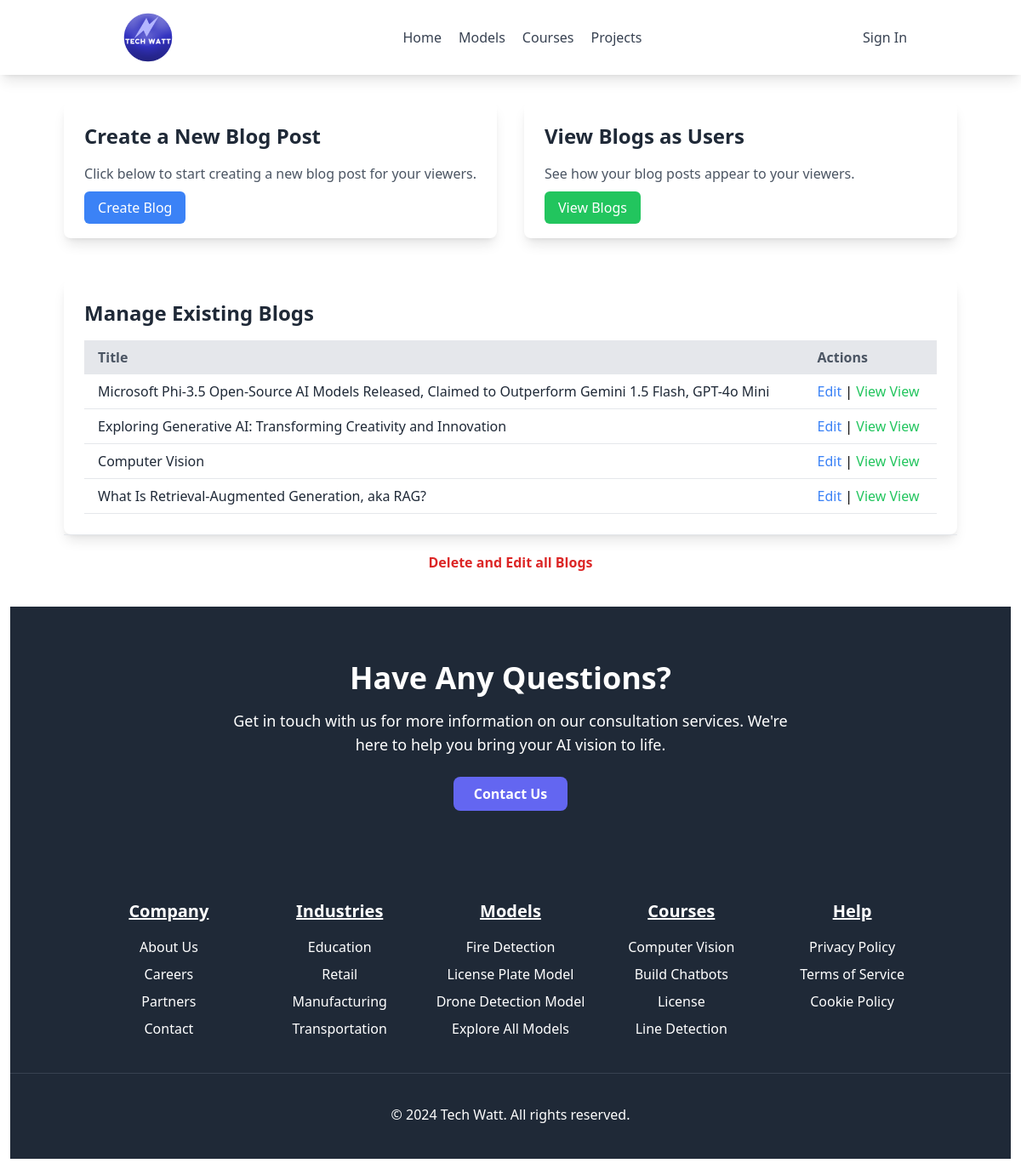
/admin-dashboard/, run on an earlier commit of the app's database.
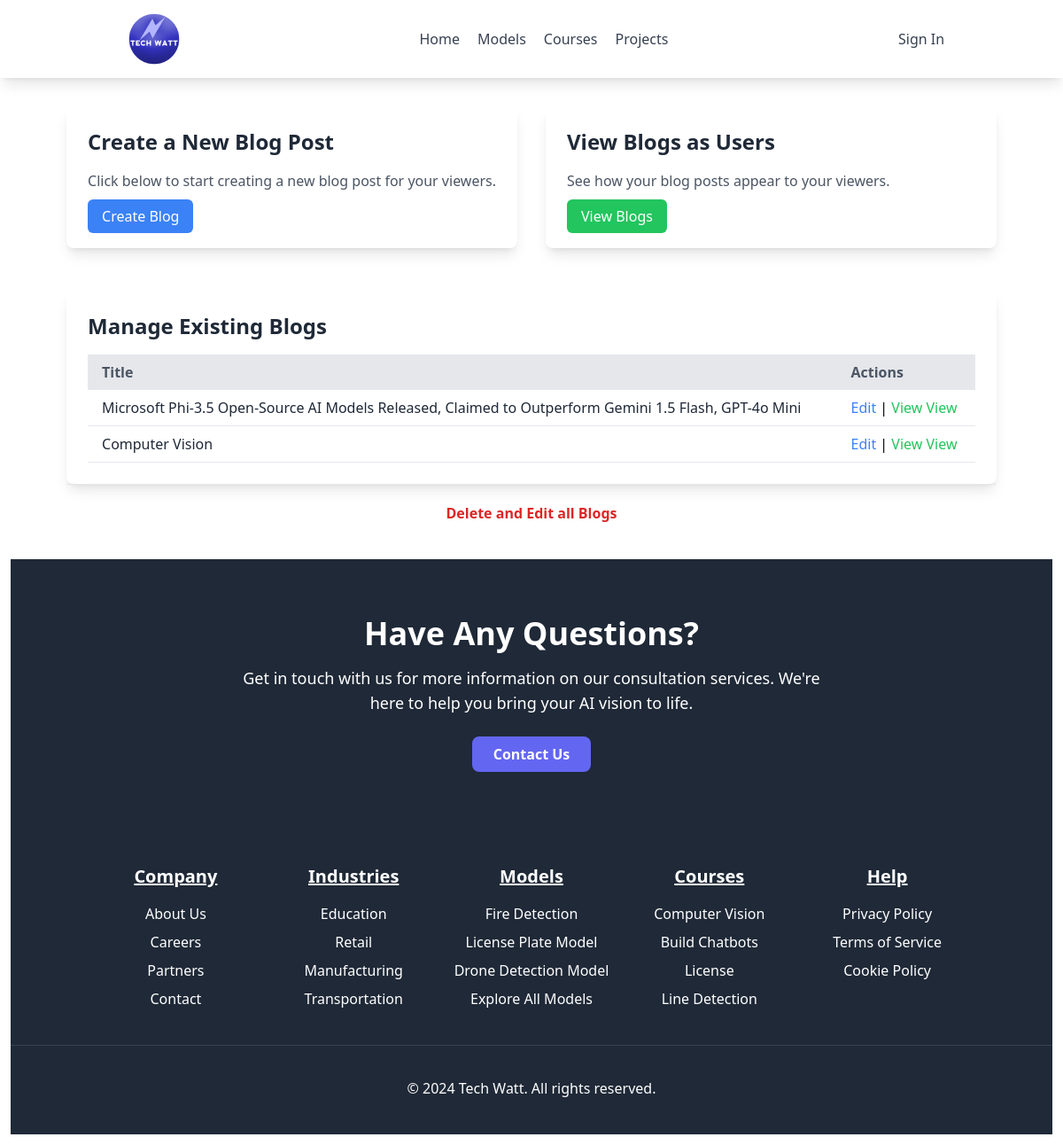
And on a later commit of the database.
### blog/models.py (models this page shows, shortened)
class BlogPost(models.Model):
    title = models.CharField(max_length=400, null=False, blank=False)
    content = models.TextField(null=False, blank=False)
    date_created = models.DateTimeField(auto_now_add=True)
    date_updated = models.DateTimeField(auto_now=True)
    author = models.ForeignKey(User, on_delete=models.CASCADE)

### blog/views.py (the view)
# urls.py: path('admin-dashboard/', views.admin_dashboard, name='admin_dashboard'),  # New route for the admin dashboard
def admin_dashboard(request):
    blogs = BlogPost.objects.all()  # Fetch all blogs for admin
    context = {
        'blogs': blogs
    }
    return render(request, 'blog/dashboard.html', context)

### blog/templates/blog/dashboard.html (shortened to what this page needs)
{% load static tailwind_tags %}
<!DOCTYPE html>
<html lang="en">
<head>
    {% tailwind_css %}
</head>
<body>
    <div class="min-h-screen py-3 px-3 flex flex-col ">
        <nav class="fixed top-0 left-0 w-full bg-white shadow-lg z-50">
            <div class="flex items-center justify-around p-1">
                <div class="flex items-center gap-5">
                    <a href="#">
                        <img src="{% static 'blog/images/LOGO.png'%}" alt="Logo" width="80">
                    </a>
                </div>
                <div class="hidden md:flex flex-col items-center gap-5 md:flex-row md:justify-center">
                    <a class="text-base font-medium text-gray-700 hover:text-blue-500 transition duration-200" href="{% url 'homepage'%}">Home</a>
                    <a class="text-base font-medium text-gray-700 hover:text-blue-500 transition duration-200" href="#">Models</a>
                    <a class="text-base font-medium text-gray-700 hover:text-blue-500 transition duration-200" href="#">Courses</a>
                    <a class="text-base font-medium text-gray-700 hover:text-blue-500 transition duration-200" href="{% url 'projects' %}">Projects</a>
                </div>
                <div class="hidden md:flex items-center gap-5">
                    {% if user.is_authenticated %}
                    <a class="text-base font-medium text-gray-700 hover:text-blue-500 transition duration-200" href="{% url 'logout'%}">Logout</a>
                    {% else %}
                    <a class="text-base font-medium text-gray-700 hover:text-blue-500 transition duration-200" href="{% url 'login'%}">Sign In</a>
                    {% endif %}
                </div>
            </div>
        </nav>
 <header class="bg-blue-500 text-white p-4 shadow-md">
    <h1 class="text-3xl font-bold text-center">Admin Blog Dashboard</h1>
</header>
<main class="max-w-7xl mx-auto py-10">
    <div class="grid grid-cols-1 md:grid-cols-2 gap-8">
        <div class="bg-white shadow-lg rounded-lg p-6">
            <h2 class="text-2xl font-bold text-gray-800 mb-4">Create a New Blog Post</h2>
            <p class="text-gray-600 mb-4">Click below to start creating a new blog post for your viewers.</p>
            <a href="{% url 'create_blogs' %}" class="bg-blue-500 text-white px-4 py-2 rounded-md hover:bg-blue-600">
                Create Blog
            </a>
        </div>
        <div class="bg-white shadow-lg rounded-lg p-6">
            <h2 class="text-2xl font-bold text-gray-800 mb-4">View Blogs as Users</h2>
            <p class="text-gray-600 mb-4">See how your blog posts appear to your viewers.</p>
            <a href="{% url 'viewersblog' %}" class="bg-green-500 text-white px-4 py-2 rounded-md hover:bg-green-600">
                View Blogs
            </a>
        </div>
    </div>
    <div class="mt-12 bg-white shadow-lg rounded-lg p-6">
        <h2 class="text-2xl font-bold text-gray-800 mb-4">Manage Existing Blogs</h2>
        <table class="min-w-full bg-white">
            <thead>
                <tr class="w-full bg-gray-200">
                    <th class="py-2 px-4 text-left text-gray-600">Title</th>
                    <th class="py-2 px-4 text-left text-gray-600">Actions</th>
                </tr>
            </thead>
            <tbody>
                {% for blog in blogs %}
                <tr class="border-b">
                    <td class="py-2 px-4 text-gray-800">{{ blog.title }}</td>
                    <td class="py-2 px-4">
                        <a href="{% url 'editblog' blog.id %}" class="text-blue-500 hover:underline">Edit</a> |
                        <a href="{% url 'blog_detail' blog.id %}" class="text-green-500 hover:underline">View</a>
                        <a href="{% url 'blog_detail' blog.id %}" class="text-green-500 hover:underline">View</a>
                    </td>
                </tr>
                {% endfor %}
            </tbody>
        </table>
    </div>
    <hr>
    <div class="flex justify-center items-center mt-5">
        <a class="text-red-600 hover:underline font-bold text-pretty" href="{% url 'blogs'%}">Delete and Edit all Blogs</a>
    </div>
</main>
 <div class="bg-gray-800>
    <section class="bg-gray-100 py-16 mb-0">
        <div class="bg-gray-800 py-16 text-center text-white">
            <h2 class="text-4xl font-extrabold">Have Any Questions?</h2>
            <p class="text-lg mt-4 max-w-2xl mx-auto">Get in touch with us for more information on our consultation services. We're here to help you bring your AI vision to life.</p>
            <a href="mailto:felixsam922@gmail.com" class="inline-block bg-indigo-500 text-white font-bold mt-6 py-2 px-6 rounded-lg">Contact Us</a>
        </div>
<footer class="bg-gray-800 text-white py-10 text-center">
    <div class="container mx-auto grid grid-cols-1 sm:grid-cols-2 lg:grid-cols-5 gap-5 px-5">
        <div>
            <h2 class="text-xl font-semibold mb-4 underline">Company</h2>
            <ul>
                <li class="mb-2"><a href="#" class="hover:text-blue-400">About Us</a></li>
                <li class="mb-2"><a href="#" class="hover:text-blue-400">Careers</a></li>
                <li class="mb-2"><a href="#" class="hover:text-blue-400">Partners</a></li>
                <li class="mb-2"><a href="#" class="hover:text-blue-400">Contact</a></li>
            </ul>
        </div>
        <div>
            <h2 class="text-xl font-semibold mb-4 underline">Industries</h2>
            <ul>
                <li class="mb-2"><a href="#" class="hover:text-blue-400">Education</a></li>
                <li class="mb-2"><a href="#" class="hover:text-blue-400">Retail</a></li>
                <li class="mb-2"><a href="#" class="hover:text-blue-400">Manufacturing</a></li>
                <li class="mb-2"><a href="#" class="hover:text-blue-400">Transportation</a></li>
            </ul>
        </div>
        <div>
            <h2 class="text-xl font-semibold mb-4 underline">Models</h2>
            <ul>
                <li class="mb-2"><a href="#" class="hover:text-blue-400">Fire Detection</a></li>
                <li class="mb-2"><a href="#" class="hover:text-blue-400">License Plate Model</a></li>
                <li class="mb-2"><a href="#" class="hover:text-blue-400">Drone Detection Model</a></li>
                <li class="mb-2"><a href="#" class="hover:text-blue-400">Explore All Models</a></li>
            </ul>
        </div>
        <div>
            <h2 class="text-xl font-semibold mb-4 underline">Courses</h2>
            <ul>
                <li class="mb-2"><a href="#" class="hover:text-blue-400">Computer Vision</a></li>
                <li class="mb-2"><a href="#" class="hover:text-blue-400">Build Chatbots</a></li>
                <li class="mb-2"><a href="#" class="hover:text-blue-400">License </a></li>
                <li class="mb-2"><a href="#" class="hover:text-blue-400">Line Detection</a></li>
            </ul>
        </div>
        <div class="col-span-2 sm:col-span-2 lg:col-span-1">
            <h2 class="text-xl font-semibold mb-4 underline">Help</h2>
            <ul>
                <li class="mb-2"><a href="#" class="hover:text-blue-400">Privacy Policy</a></li>
                <li class="mb-2"><a href="#" class="hover:text-blue-400">Terms of Service</a></li>
                <li class="mb-2"><a href="#" class="hover:text-blue-400">Cookie Policy</a></li>
            </ul>
        </div>
    </div>
    <div class="border-t border-gray-700 mt-8"></div>
    <div class="mt-3 pt-6 text-center">
        <p>&copy; 2024 Tech Watt. All rights reserved.</p>
    </div>
</footer>
</div>
</div>
</body>
</html>

What changed in the data, as far as the page shows it:
removed BlogPost: title "Exploring Generative AI: Transforming Creativity and Innovation"
removed BlogPost: title "What Is Retrieval-Augmented Generation, aka RAG?"
